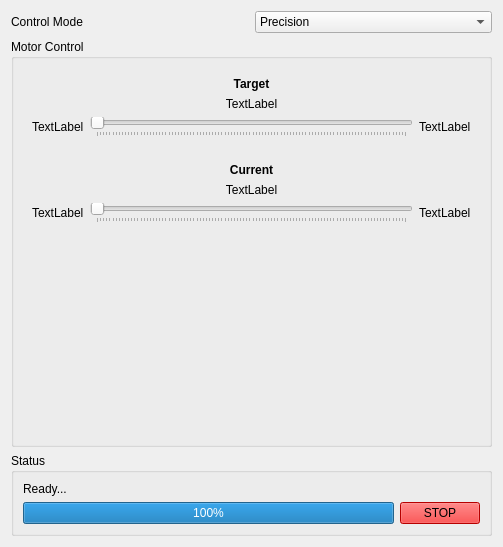
<?xml version="1.0" encoding="UTF-8"?>
<ui version="4.0">
 <class>Form</class>
 <widget class="QWidget" name="Form">
  <property name="geometry">
   <rect>
    <x>0</x>
    <y>0</y>
    <width>503</width>
    <height>547</height>
   </rect>
  </property>
  <property name="windowTitle">
   <string>Form</string>
  </property>
  <layout class="QGridLayout" name="gridLayout_2">
   <item row="2" column="1">
    <widget class="QGroupBox" name="groupBox">
     <property name="title">
      <string>Status</string>
     </property>
     <layout class="QGridLayout" name="gridLayout_3">
      <item row="1" column="0">
       <widget class="QProgressBar" name="progressBar">
        <property name="value">
         <number>100</number>
        </property>
        <property name="textVisible">
         <bool>true</bool>
        </property>
       </widget>
      </item>
      <item row="1" column="1">
       <widget class="QPushButton" name="stopButton">
        <property name="styleSheet">
         <string notr="true">background-color:red</string>
        </property>
        <property name="text">
         <string>STOP</string>
        </property>
       </widget>
      </item>
      <item row="0" column="0">
       <widget class="QLabel" name="statusLabel">
        <property name="text">
         <string>Ready...</string>
        </property>
       </widget>
      </item>
     </layout>
    </widget>
   </item>
   <item row="1" column="1">
    <widget class="QGroupBox" name="groupBox">
     <property name="title">
      <string>Motor Control</string>
     </property>
     <layout class="QVBoxLayout" name="verticalLayout">
      <item>
       <widget class="QStackedWidget" name="stackedWidget">
        <property name="enabled">
         <bool>true</bool>
        </property>
        <property name="currentIndex">
         <number>0</number>
        </property>
        <widget class="QWidget" name="page">
         <layout class="QGridLayout" name="gridLayout">
          <item row="6" column="1">
           <widget class="QSlider" name="currentHSlider">
            <property name="enabled">
             <bool>false</bool>
            </property>
            <property name="orientation">
             <enum>Qt::Horizontal</enum>
            </property>
            <property name="tickPosition">
             <enum>QSlider::TicksBelow</enum>
            </property>
           </widget>
          </item>
          <item row="2" column="1">
           <widget class="QSlider" name="targetHSlider">
            <property name="orientation">
             <enum>Qt::Horizontal</enum>
            </property>
            <property name="tickPosition">
             <enum>QSlider::TicksBelow</enum>
            </property>
           </widget>
          </item>
          <item row="2" column="0">
           <widget class="QLabel" name="targetHMin">
            <property name="text">
             <string>TextLabel</string>
            </property>
           </widget>
          </item>
          <item row="6" column="0">
           <widget class="QLabel" name="currentHMin">
            <property name="text">
             <string>TextLabel</string>
            </property>
           </widget>
          </item>
          <item row="2" column="2">
           <widget class="QLabel" name="targetHMax">
            <property name="text">
             <string>TextLabel</string>
            </property>
           </widget>
          </item>
          <item row="6" column="2">
           <widget class="QLabel" name="currentHMax">
            <property name="text">
             <string>TextLabel</string>
            </property>
           </widget>
          </item>
          <item row="1" column="1">
           <widget class="QLabel" name="targetHValue">
            <property name="text">
             <string>TextLabel</string>
            </property>
            <property name="alignment">
             <set>Qt::AlignBottom|Qt::AlignHCenter</set>
            </property>
           </widget>
          </item>
          <item row="5" column="1">
           <widget class="QLabel" name="currentHValue">
            <property name="text">
             <string>TextLabel</string>
            </property>
            <property name="alignment">
             <set>Qt::AlignBottom|Qt::AlignHCenter</set>
            </property>
           </widget>
          </item>
          <item row="0" column="1">
           <widget class="QLabel" name="label_8">
            <property name="font">
             <font>
              <weight>75</weight>
              <bold>true</bold>
             </font>
            </property>
            <property name="text">
             <string>Target</string>
            </property>
            <property name="alignment">
             <set>Qt::AlignCenter</set>
            </property>
           </widget>
          </item>
          <item row="4" column="1">
           <widget class="QLabel" name="label_9">
            <property name="font">
             <font>
              <weight>75</weight>
              <bold>true</bold>
             </font>
            </property>
            <property name="text">
             <string>Current</string>
            </property>
            <property name="alignment">
             <set>Qt::AlignCenter</set>
            </property>
           </widget>
          </item>
          <item row="3" column="1">
           <spacer name="verticalSpacer">
            <property name="orientation">
             <enum>Qt::Vertical</enum>
            </property>
            <property name="sizeType">
             <enum>QSizePolicy::Fixed</enum>
            </property>
            <property name="sizeHint" stdset="0">
             <size>
              <width>20</width>
              <height>20</height>
             </size>
            </property>
           </spacer>
          </item>
          <item row="7" column="0">
           <spacer name="verticalSpacer_2">
            <property name="orientation">
             <enum>Qt::Vertical</enum>
            </property>
            <property name="sizeHint" stdset="0">
             <size>
              <width>20</width>
              <height>40</height>
             </size>
            </property>
           </spacer>
          </item>
         </layout>
        </widget>
        <widget class="QWidget" name="page_2">
         <layout class="QGridLayout" name="gridLayout_4">
          <item row="2" column="3">
           <spacer name="horizontalSpacer">
            <property name="orientation">
             <enum>Qt::Horizontal</enum>
            </property>
            <property name="sizeType">
             <enum>QSizePolicy::Fixed</enum>
            </property>
            <property name="sizeHint" stdset="0">
             <size>
              <width>40</width>
              <height>20</height>
             </size>
            </property>
           </spacer>
          </item>
          <item row="2" column="4">
           <layout class="QHBoxLayout" name="horizontalLayout_3">
            <item>
             <widget class="QSlider" name="currentVSlider">
              <property name="enabled">
               <bool>false</bool>
              </property>
              <property name="orientation">
               <enum>Qt::Vertical</enum>
              </property>
              <property name="tickPosition">
               <enum>QSlider::TicksBelow</enum>
              </property>
             </widget>
            </item>
           </layout>
          </item>
          <item row="3" column="4">
           <widget class="QLabel" name="currentVMin">
            <property name="text">
             <string>TextLabel</string>
            </property>
            <property name="alignment">
             <set>Qt::AlignCenter</set>
            </property>
           </widget>
          </item>
          <item row="2" column="1">
           <layout class="QHBoxLayout" name="horizontalLayout_2">
            <item>
             <widget class="QSlider" name="targetVSlider">
              <property name="singleStep">
               <number>1</number>
              </property>
              <property name="orientation">
               <enum>Qt::Vertical</enum>
              </property>
              <property name="tickPosition">
               <enum>QSlider::TicksAbove</enum>
              </property>
             </widget>
            </item>
           </layout>
          </item>
          <item row="1" column="4">
           <widget class="QLabel" name="currentVMax">
            <property name="text">
             <string>TextLabel</string>
            </property>
            <property name="alignment">
             <set>Qt::AlignCenter</set>
            </property>
           </widget>
          </item>
          <item row="2" column="0">
           <widget class="QLabel" name="targetVValue">
            <property name="text">
             <string>TextLabel</string>
            </property>
            <property name="alignment">
             <set>Qt::AlignRight|Qt::AlignTrailing|Qt::AlignVCenter</set>
            </property>
           </widget>
          </item>
          <item row="2" column="6">
           <widget class="QLabel" name="currentVValue">
            <property name="text">
             <string>TextLabel</string>
            </property>
           </widget>
          </item>
          <item row="0" column="4">
           <widget class="QLabel" name="label_6">
            <property name="font">
             <font>
              <weight>75</weight>
              <bold>true</bold>
             </font>
            </property>
            <property name="text">
             <string>Current</string>
            </property>
            <property name="alignment">
             <set>Qt::AlignRight|Qt::AlignTrailing|Qt::AlignVCenter</set>
            </property>
           </widget>
          </item>
          <item row="1" column="1">
           <widget class="QLabel" name="targetVMax">
            <property name="text">
             <string>TextLabel</string>
            </property>
            <property name="alignment">
             <set>Qt::AlignCenter</set>
            </property>
           </widget>
          </item>
          <item row="3" column="1">
           <widget class="QLabel" name="targetVMin">
            <property name="text">
             <string>TextLabel</string>
            </property>
            <property name="alignment">
             <set>Qt::AlignCenter</set>
            </property>
           </widget>
          </item>
          <item row="0" column="1">
           <widget class="QLabel" name="label_5">
            <property name="font">
             <font>
              <weight>75</weight>
              <bold>true</bold>
             </font>
            </property>
            <property name="text">
             <string>Target</string>
            </property>
           </widget>
          </item>
         </layout>
        </widget>
        <widget class="QWidget" name="page_3">
         <layout class="QGridLayout" name="gridLayout_5">
          <item row="1" column="1">
           <widget class="QDial" name="currentDial">
            <property name="enabled">
             <bool>false</bool>
            </property>
            <property name="notchesVisible">
             <bool>true</bool>
            </property>
           </widget>
          </item>
          <item row="2" column="0">
           <widget class="QLabel" name="targetDialValue">
            <property name="text">
             <string>TextLabel</string>
            </property>
            <property name="alignment">
             <set>Qt::AlignHCenter|Qt::AlignTop</set>
            </property>
           </widget>
          </item>
          <item row="1" column="0">
           <widget class="QDial" name="targetDial">
            <property name="notchesVisible">
             <bool>true</bool>
            </property>
           </widget>
          </item>
          <item row="2" column="1">
           <widget class="QLabel" name="currentDialValue">
            <property name="text">
             <string>TextLabel</string>
            </property>
            <property name="alignment">
             <set>Qt::AlignHCenter|Qt::AlignTop</set>
            </property>
           </widget>
          </item>
          <item row="0" column="0">
           <widget class="QLabel" name="label_3">
            <property name="font">
             <font>
              <weight>75</weight>
              <bold>true</bold>
             </font>
            </property>
            <property name="text">
             <string>Target</string>
            </property>
            <property name="alignment">
             <set>Qt::AlignCenter</set>
            </property>
           </widget>
          </item>
          <item row="0" column="1">
           <widget class="QLabel" name="label_4">
            <property name="font">
             <font>
              <weight>75</weight>
              <bold>true</bold>
             </font>
            </property>
            <property name="text">
             <string>Current</string>
            </property>
            <property name="alignment">
             <set>Qt::AlignCenter</set>
            </property>
           </widget>
          </item>
         </layout>
        </widget>
        <widget class="QWidget" name="page_4">
         <layout class="QGridLayout" name="joylayout"/>
        </widget>
        <widget class="QWidget" name="page_5">
         <layout class="QVBoxLayout" name="verticalLayout_2">
          <item>
           <widget class="QLabel" name="label_10">
            <property name="font">
             <font>
              <weight>75</weight>
              <bold>true</bold>
             </font>
            </property>
            <property name="text">
             <string>Target</string>
            </property>
           </widget>
          </item>
          <item>
           <layout class="QHBoxLayout" name="horizontalLayout_4">
            <item>
             <layout class="QFormLayout" name="formLayout">
              <item row="0" column="0">
               <widget class="QLabel" name="label">
                <property name="text">
                 <string>Target Position</string>
                </property>
               </widget>
              </item>
              <item row="0" column="1">
               <layout class="QHBoxLayout" name="targetLineEditLayout">
                <item>
                 <widget class="QToolButton" name="targetGo">
                  <property name="text">
                   <string>...</string>
                  </property>
                 </widget>
                </item>
               </layout>
              </item>
              <item row="1" column="0">
               <widget class="QLabel" name="label_13">
                <property name="text">
                 <string>Step Size</string>
                </property>
               </widget>
              </item>
              <item row="1" column="1">
               <layout class="QHBoxLayout" name="horizontalLayout_5">
                <item>
                 <widget class="QLineEdit" name="targetStepSize">
                  <property name="text">
                   <string/>
                  </property>
                 </widget>
                </item>
                <item>
                 <widget class="QToolButton" name="targetStepDown">
                  <property name="text">
                   <string>...</string>
                  </property>
                 </widget>
                </item>
                <item>
                 <widget class="QToolButton" name="targetStepUp">
                  <property name="text">
                   <string>...</string>
                  </property>
                 </widget>
                </item>
               </layout>
              </item>
             </layout>
            </item>
           </layout>
          </item>
          <item>
           <spacer name="verticalSpacer_5">
            <property name="orientation">
             <enum>Qt::Vertical</enum>
            </property>
            <property name="sizeType">
             <enum>QSizePolicy::Fixed</enum>
            </property>
            <property name="sizeHint" stdset="0">
             <size>
              <width>20</width>
              <height>20</height>
             </size>
            </property>
           </spacer>
          </item>
          <item>
           <widget class="QLabel" name="label_11">
            <property name="font">
             <font>
              <weight>75</weight>
              <bold>true</bold>
             </font>
            </property>
            <property name="text">
             <string>Current</string>
            </property>
           </widget>
          </item>
          <item>
           <layout class="QFormLayout" name="formLayout_3">
            <item row="0" column="0">
             <widget class="QLabel" name="label_12">
              <property name="text">
               <string>Position</string>
              </property>
             </widget>
            </item>
            <item row="0" column="1">
             <widget class="QLineEdit" name="currentLineEdit">
              <property name="enabled">
               <bool>false</bool>
              </property>
             </widget>
            </item>
           </layout>
          </item>
          <item>
           <spacer name="verticalSpacer_3">
            <property name="orientation">
             <enum>Qt::Vertical</enum>
            </property>
            <property name="sizeHint" stdset="0">
             <size>
              <width>20</width>
              <height>40</height>
             </size>
            </property>
           </spacer>
          </item>
         </layout>
        </widget>
       </widget>
      </item>
     </layout>
    </widget>
   </item>
   <item row="0" column="1">
    <layout class="QHBoxLayout" name="horizontalLayout">
     <item>
      <widget class="QLabel" name="label_7">
       <property name="text">
        <string>Control Mode</string>
       </property>
      </widget>
     </item>
     <item>
      <widget class="QComboBox" name="controlModeComboBox">
       <property name="currentIndex">
        <number>4</number>
       </property>
       <item>
        <property name="text">
         <string>Horizontal Slider</string>
        </property>
       </item>
       <item>
        <property name="text">
         <string>Vertical Slider</string>
        </property>
       </item>
       <item>
        <property name="text">
         <string>Dial</string>
        </property>
       </item>
       <item>
        <property name="text">
         <string>Joystick</string>
        </property>
       </item>
       <item>
        <property name="text">
         <string>Precision</string>
        </property>
       </item>
      </widget>
     </item>
    </layout>
   </item>
  </layout>
 </widget>
 <resources/>
 <connections>
  <connection>
   <sender>controlModeComboBox</sender>
   <signal>currentIndexChanged(int)</signal>
   <receiver>stackedWidget</receiver>
   <slot>setCurrentIndex(int)</slot>
   <hints>
    <hint type="sourcelabel">
     <x>324</x>
     <y>23</y>
    </hint>
    <hint type="destinationlabel">
     <x>218</x>
     <y>153</y>
    </hint>
   </hints>
  </connection>
 </connections>
</ui>
